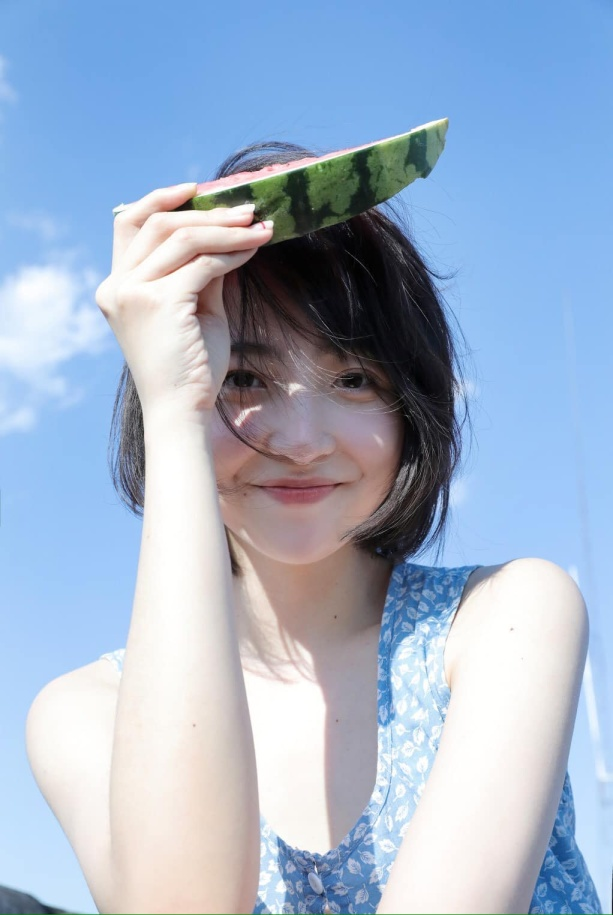
#> input picture xla/photos/water_melon_rescale.jpg, 613 x 915 px
$ python color2binary.py
#> lines starting #> are read from the running program, lines starting #| are printed output that depends on the picture; after the words box and inside, x2 and y2 are one past the last pixel; in counts of white or black regions, pixels touching at a corner belong together
import cv2

def convert2binary(src, thresh = 100):
    # thresh, img = cv2.threshold(src, thresh, 255, cv2.THRESH_BINARY)
    img_bin = cv2.adaptiveThreshold(src = src, maxValue= 255,
                                    adaptiveMethod = cv2.ADAPTIVE_THRESH_MEAN_C,
                                    thresholdType = cv2.THRESH_BINARY,
                                    blockSize= 5,
                                    C = 5)
    return img_bin

img_grayscale = cv2.imread('photos/water_melon_rescale.jpg', cv2.IMREAD_GRAYSCALE)
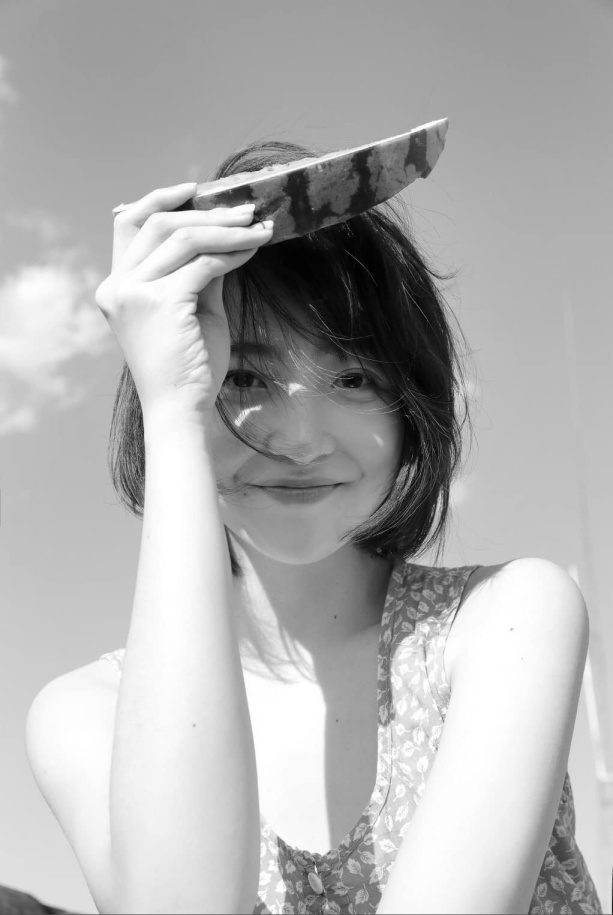
#> img_grayscale: shape (915, 613); min 0, max 255, mean 176.3
cv2.imshow('Original', img_grayscale)

img_binary = convert2binary(img_grayscale, 80)
#> in convert2binary, `img_bin = cv2.adaptiveThreshold(src = src, maxValue= 255, adaptiveMeth..`:
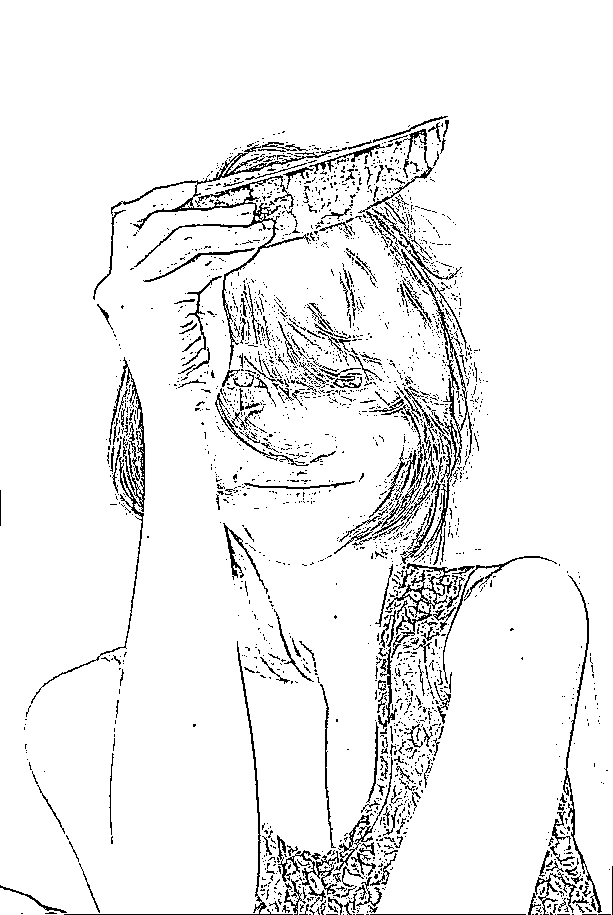
#> img_bin: shape (915, 613); 93.3% white; black in thin lines or dots, all inside (x1, y1, x2, y2) = (0, 116, 613, 915)
cv2.imshow('Binary', img_binary)

cv2.waitKey(0)

$ run again, with xla/photos/clock.jpg copied over xla/photos/water_melon_rescale.jpg
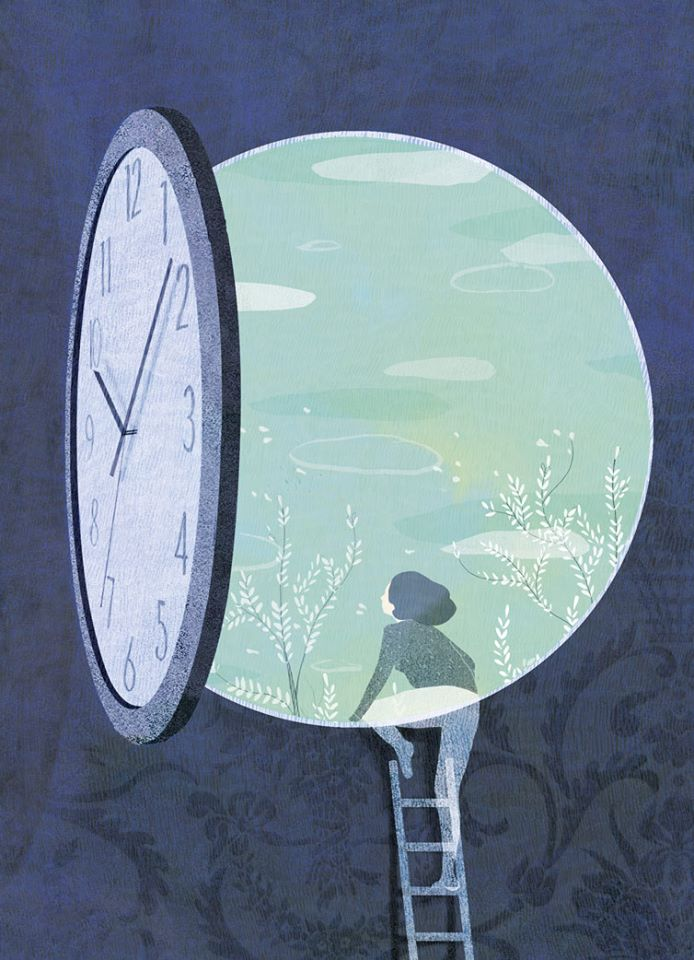
#> input picture xla/photos/clock.jpg, 694 x 960 px
#> `img_grayscale = cv2.imread('photos/water_melon_rescale.jpg', cv2.IMREA..`:
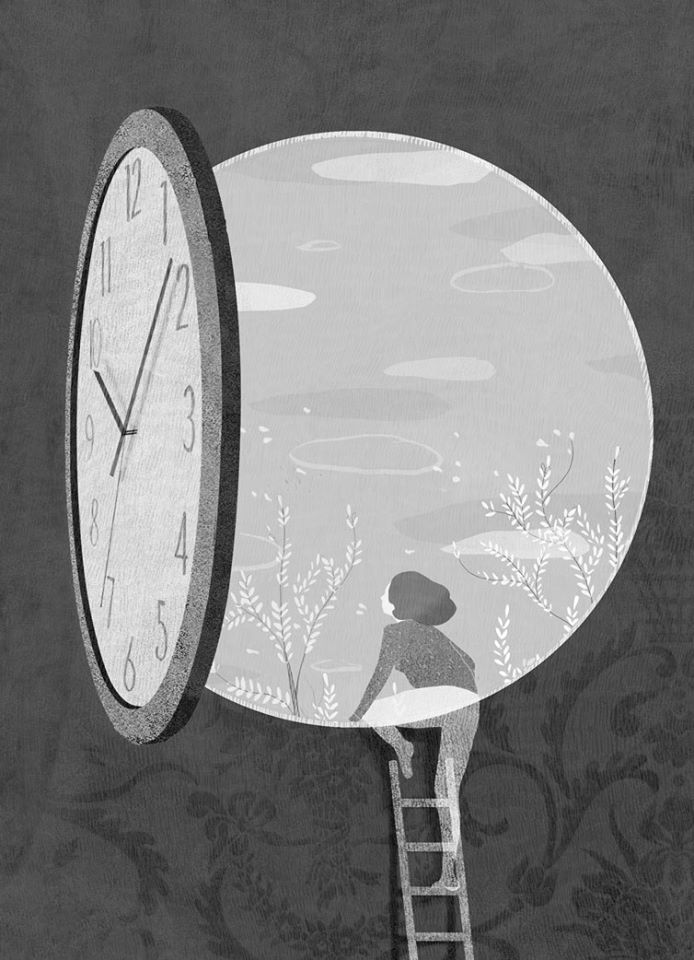
#> img_grayscale: shape (960, 694); min 0, max 255, mean 126.8
#> in convert2binary, `img_bin = cv2.adaptiveThreshold(src = src, maxValue= 255, adaptiveMeth..`:
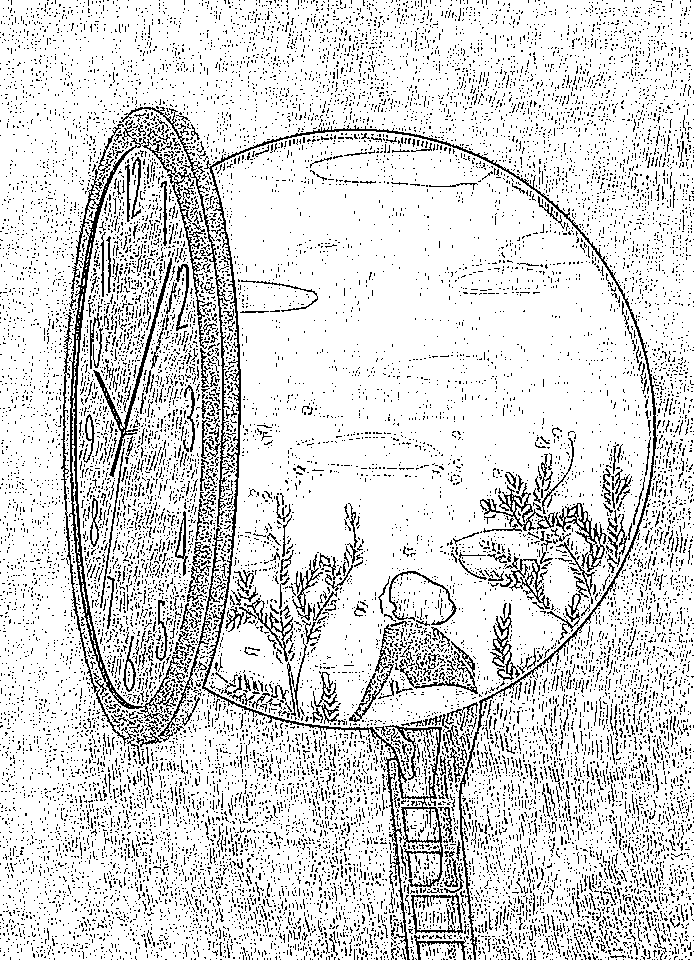
#> img_bin: shape (960, 694); 85% white; black in thin lines or dots

$ run again, with xla/photos/cute.jpg copied over xla/photos/water_melon_rescale.jpg
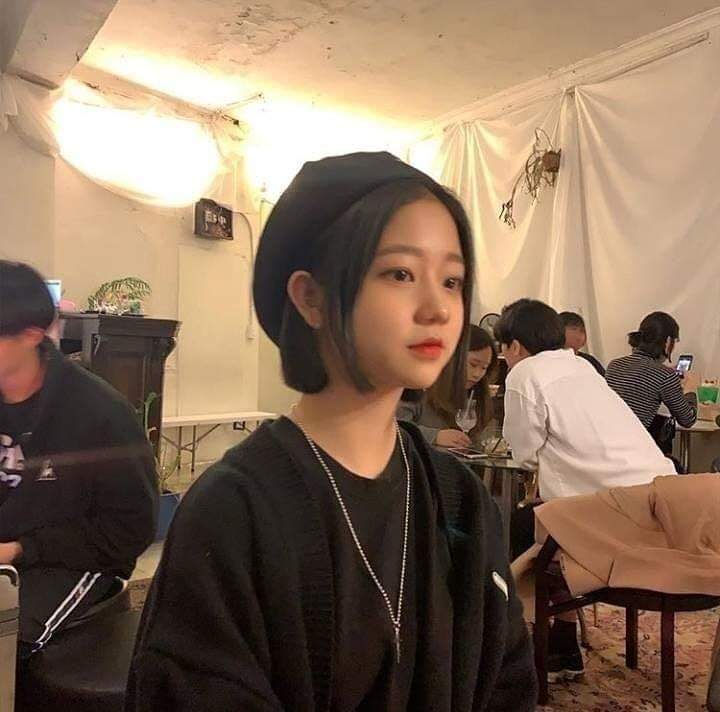
#> input picture xla/photos/cute.jpg, 720 x 712 px
#> `img_grayscale = cv2.imread('photos/water_melon_rescale.jpg', cv2.IMREA..`:
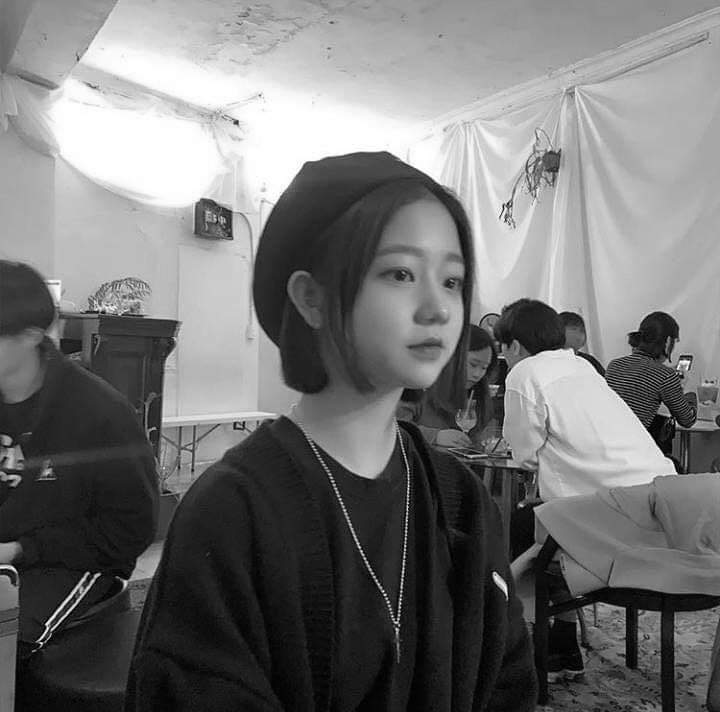
#> img_grayscale: shape (712, 720); min 0, max 255, mean 116.4
#> in convert2binary, `img_bin = cv2.adaptiveThreshold(src = src, maxValue= 255, adaptiveMeth..`:
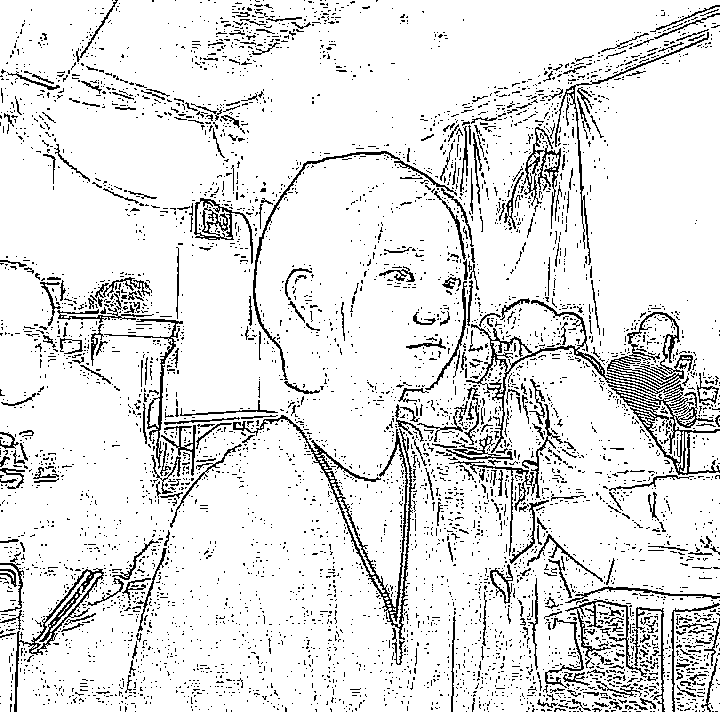
#> img_bin: shape (712, 720); 89.1% white; black in thin lines or dots
